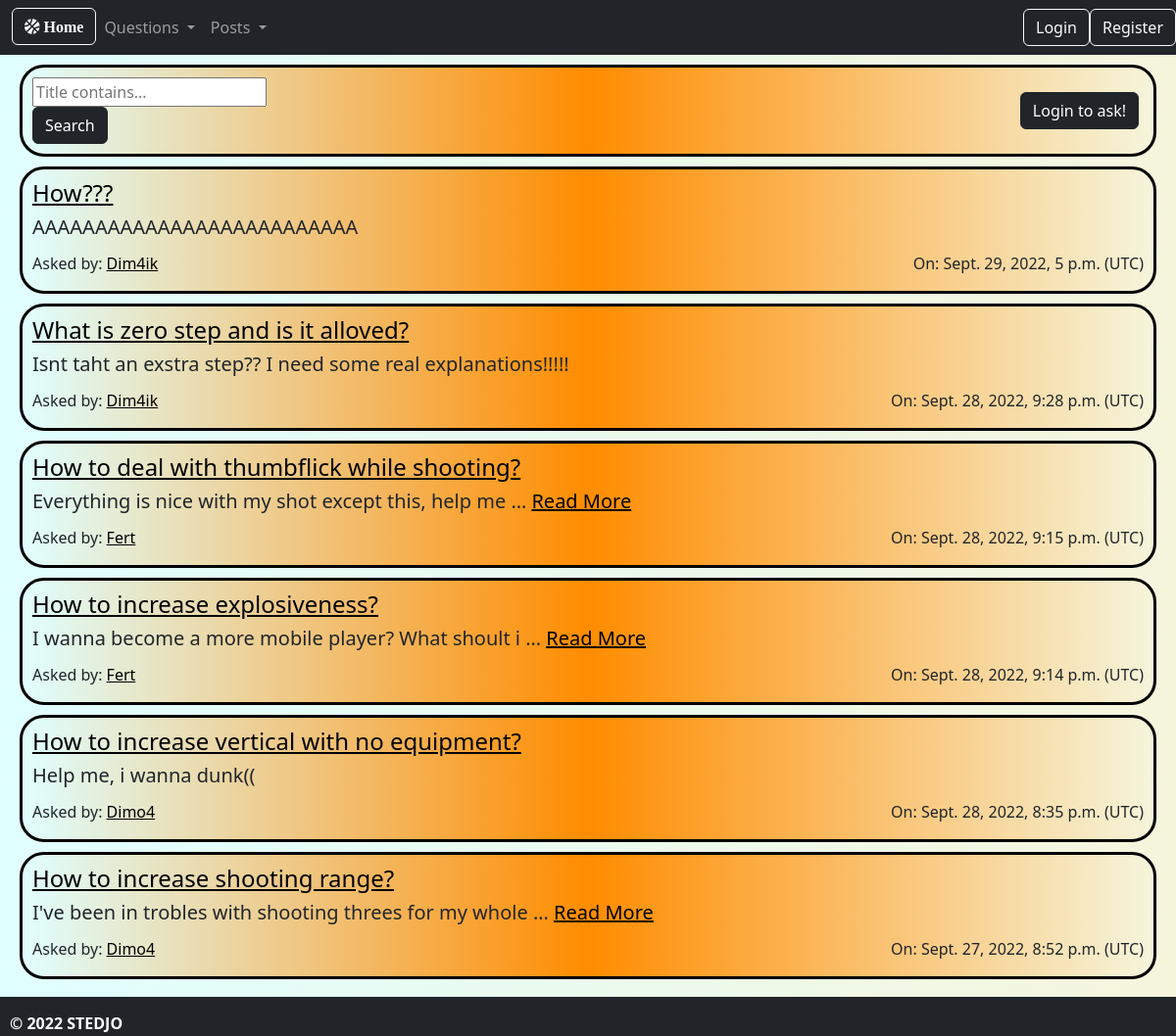
Screenshot of /questions/ with the database file from the repository.
### base/models.py (models this page shows, shortened)
class Question(models.Model):
    user = models.ForeignKey(User, on_delete=models.CASCADE)
    title = models.CharField(max_length=10000)
    content = RichTextField()
    date_created = models.DateTimeField(default=timezone.now)

### base/views.py (the view)
# urls.py: path('questions/', views.QuestionListView.as_view(), name='questions_list'),
class QuestionListView(ListView):
    model = Question
    context_object_name = 'questions'
    template_name = "base/questions_list.html"
    ordering = ['-date_created']
    def get_context_data(self, **kwargs):
        context = super().get_context_data(**kwargs)
        search_input = self.request.GET.get('search-title') or ""
        if search_input:
            context['questions'] = context['questions'].filter(title__icontains=search_input)
            context['search_input'] = search_input
        return context

### base/templates/base/questions_list.html (shortened to what this page needs)
{% extends 'base.html' %}
{% block main %}
    <div class="question_on_list list_bar">
        <div>
            <form action="" method="GET">
                <div>
                    <input type="text" id="search-title" name="search-title" placeholder="Title contains...">
                </div>
                <button type="submit" class="btn btn-dark">Search</button>
            </form>
        </div>
        <div class="button">
            {% if user.is_authenticated %}
                <button class="btn btn-dark"><a href="{% url 'base:question_create'%}" style="color: white; text-decoration: none;">Ask question</a></button>
            {% else %}
                <button class="btn btn-dark"><a href="{% url 'base:login' %}" style="color: white; text-decoration: none;">Login to ask!</a></button>
            {% endif %}
        </div>
    </div>
    <div>
        {% if not questions %}
            <div class="question_on_list">
                <h3>Seems to be nothing here...</h3>
            </div>
        {% else %}
            {% for question in questions %}
                <div class="question_on_list">
                    <div class="break-word">
                        <h4><a style="color: black" href="{% url 'base:question_details' question.id%}">{{ question.title }}</a></h4>
                    </div>
                    <div class="break-word">
                        {% if question.content|wordcount <= 10 %}
                            <h5>{{ question.content|safe}}</h5>
                        {% else %}
                            <h5>{{ question.content|truncatewords:10|safe}} <a style="color: black" href="{% url 'base:question_details' question.id%}"> Read More</a></h5>
                        {% endif %}
                    </div>
                    <div id="textbox">
                        <h6 style="float: left">Asked by: <a class="black-text" href="{% url 'base:profile' question.user.id %}">{{ question.user.username }}</a></h6>
                        <h6 style="float: right">On: {{ question.date_created }} (UTC)</h6>
                    </div>
                </div>
            {% endfor %}
        <br><br>
        {% endif %}
    </div>
{% endblock %}

### static/css/styles.css (style rules this page uses)
.back-grey { background-color: beige; background-image: linear-gradient(to right, lightcyan, beige); }
.question_on_list { border-radius: 25px; background-color: lightseagreen; background-image: linear-gradient(to right, lightcyan, darkorange, beige); border: 3px solid black; padding: 10px; margin-top: 10px; margin-left: 20px; margin-right: 20px; margin-bottom: 10px; }
.list_bar, .button { display: flex; flex-direction: row; }
.button { justify-content: flex-end; margin-left: auto; margin-top: auto; margin-bottom: auto; margin-right: 5px; }
.black-text { color: black; }
.break-word { word-break: break-word; }

### rows the page displays
Question: title "How???", content "AAAAAAAAAAAAAAAAAAAAAAAAAA", user.username "Dim4ik", date_created "Sept. 29, 2022, 5 p.m."
Question: title "What is zero step and is it alloved?", content "Isnt taht an exstra step?? I need some real explanations!!!!!", user.username "Dim4ik", date_created "Sept. 28, 2022, 9:28 p.m."
Question: title "How to deal with thumbflick while shooting?", content "Everything is nice with my shot except this, help me …", user.username "Fert", date_created "Sept. 28, 2022, 9:15 p.m."
Question: title "How to increase explosiveness?", content "I wanna become a more mobile player? What shoult i …", user.username "Fert", date_created "Sept. 28, 2022, 9:14 p.m."
Question: title "How to increase vertical with no equipment?", content "Help me, i wanna dunk((", user.username "Dimo4", date_created "Sept. 28, 2022, 8:35 p.m."
Question: title "How to increase shooting range?", content "I've been in trobles with shooting threes for my whole …", user.username "Dimo4", date_created "Sept. 27, 2022, 8:52 p.m."
